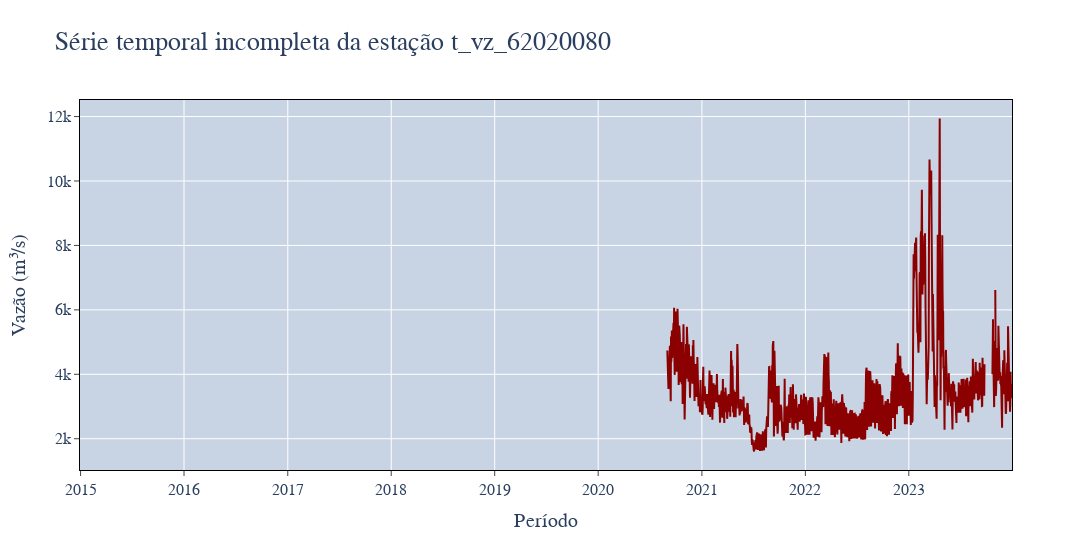

Write notebook code for a chart like this one.
### Markdown cell above
## Séries Temporais

### Code cell
plot_serie_temporal(
    dataset=df,
    coluna="y",
    tp_coluna="vazao",
    plot_title="Série temporal incompleta da estação {}".format("t_vz_62020080"),
    line_color="darkred",
    short_name="62020080",
    pasta_resultados=pasta_resultados+"aed/",
    salvar=SALVAR_PLOTS
)

### Figure 1 — Plotly figure (JSON) as saved in the notebook; plotly's stock layout.template omitted (floating-point values rounded to 4 significant figures; data arrays with more than 128 entries replaced by an {"elided": "..."} marker saying what was removed)
{"data": [{"line": {"color": "darkred", "width": 2}, "mode": "lines", "name": "62020080", "type": "scatter", "x": {"elided": "3289 str values"}, "y": {"elided": "3289 float values"}}], "layout": {"height": 550, "hovermode": "x unified", "plot_bgcolor": "#c8d4e3", "title": {"font": {"family": "system-ui", "size": 26}, "text": "Série temporal incompleta da estação t_vz_62020080"}, "width": 1150, "xaxis": {"linecolor": "black", "mirror": true, "showline": true, "tickfont": {"family": "system-ui", "size": 16}, "ticks": "outside", "title": {"font": {"family": "system-ui", "size": 20}, "text": "Período"}}, "yaxis": {"linecolor": "black", "mirror": true, "showline": true, "tickfont": {"family": "system-ui", "size": 16}, "ticks": "outside", "title": {"font": {"family": "system-ui", "size": 20}, "text": "Vazão (m³/s)"}, "zerolinecolor": "black"}}}
